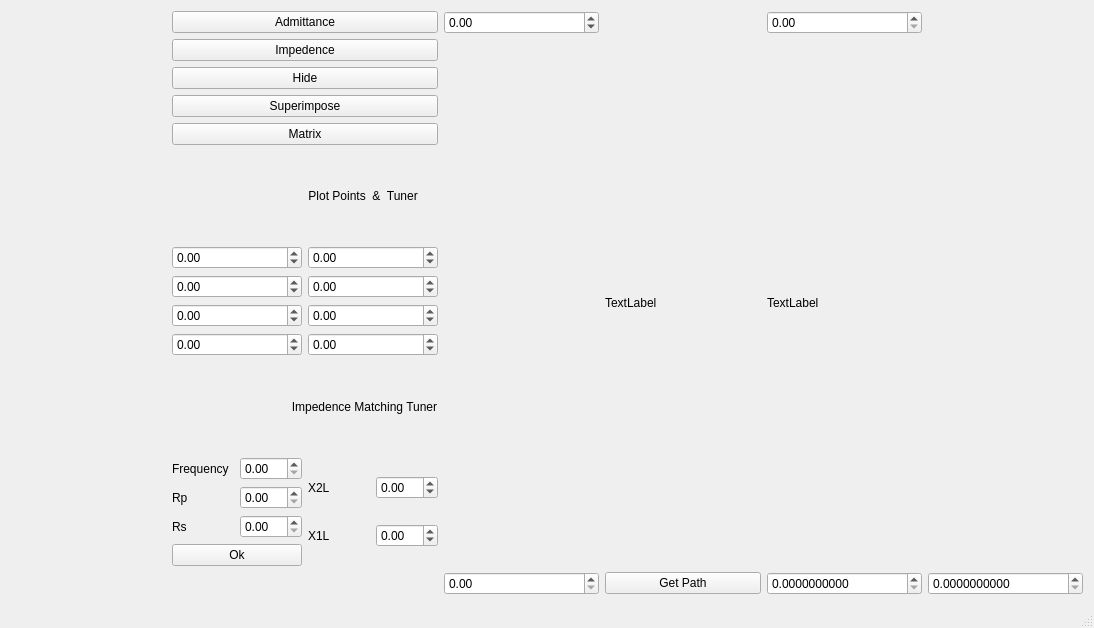
<?xml version="1.0" encoding="UTF-8"?>
<ui version="4.0">
 <class>MainWindow</class>
 <widget class="QMainWindow" name="MainWindow">
  <property name="geometry">
   <rect>
    <x>0</x>
    <y>0</y>
    <width>1094</width>
    <height>628</height>
   </rect>
  </property>
  <property name="windowTitle">
   <string>MainWindow</string>
  </property>
  <widget class="QWidget" name="centralWidget">
   <layout class="QGridLayout" name="gridLayout">
    <item row="0" column="0" rowspan="3">
     <widget class="RenderArea" name="renderArea" native="true"/>
    </item>
    <item row="0" column="1" rowspan="2">
     <layout class="QVBoxLayout" name="verticalLayout_7">
      <item>
       <layout class="QVBoxLayout" name="verticalLayout_6">
        <item>
         <layout class="QVBoxLayout" name="verticalLayout">
          <item>
           <widget class="QPushButton" name="btnImaginary">
            <property name="text">
             <string>Admittance</string>
            </property>
           </widget>
          </item>
          <item>
           <widget class="QPushButton" name="btnReal">
            <property name="text">
             <string>Impedence</string>
            </property>
           </widget>
          </item>
          <item>
           <widget class="QPushButton" name="pushButton_2">
            <property name="text">
             <string>Hide</string>
            </property>
           </widget>
          </item>
          <item>
           <widget class="QPushButton" name="btnSuperimpose">
            <property name="text">
             <string>Superimpose</string>
            </property>
           </widget>
          </item>
         </layout>
        </item>
        <item>
         <widget class="QPushButton" name="pushButton_3">
          <property name="text">
           <string>Matrix</string>
          </property>
         </widget>
        </item>
       </layout>
      </item>
      <item>
       <widget class="QLabel" name="label">
        <property name="text">
         <string>                                         Plot Points  &amp;  Tuner</string>
        </property>
       </widget>
      </item>
      <item>
       <layout class="QHBoxLayout" name="horizontalLayout">
        <item>
         <layout class="QVBoxLayout" name="verticalLayout_2">
          <item>
           <widget class="QDoubleSpinBox" name="doubleSpinBox">
            <property name="minimum">
             <double>-99.000000000000000</double>
            </property>
           </widget>
          </item>
          <item>
           <widget class="QDoubleSpinBox" name="doubleSpinBox_3">
            <property name="minimum">
             <double>-99.000000000000000</double>
            </property>
           </widget>
          </item>
          <item>
           <widget class="QDoubleSpinBox" name="doubleSpinBox_5">
            <property name="minimum">
             <double>-99.000000000000000</double>
            </property>
           </widget>
          </item>
          <item>
           <widget class="QDoubleSpinBox" name="doubleSpinBox_7">
            <property name="minimum">
             <double>-99.000000000000000</double>
            </property>
           </widget>
          </item>
         </layout>
        </item>
        <item>
         <layout class="QVBoxLayout" name="verticalLayout_3">
          <item>
           <widget class="QDoubleSpinBox" name="doubleSpinBox_2">
            <property name="minimum">
             <double>-99.000000000000000</double>
            </property>
           </widget>
          </item>
          <item>
           <widget class="QDoubleSpinBox" name="doubleSpinBox_4">
            <property name="minimum">
             <double>-99.000000000000000</double>
            </property>
           </widget>
          </item>
          <item>
           <widget class="QDoubleSpinBox" name="doubleSpinBox_6">
            <property name="minimum">
             <double>-99.000000000000000</double>
            </property>
           </widget>
          </item>
          <item>
           <widget class="QDoubleSpinBox" name="doubleSpinBox_8">
            <property name="minimum">
             <double>-99.000000000000000</double>
            </property>
           </widget>
          </item>
         </layout>
        </item>
       </layout>
      </item>
      <item>
       <widget class="QLabel" name="label_7">
        <property name="text">
         <string>                                    Impedence Matching Tuner</string>
        </property>
       </widget>
      </item>
      <item>
       <layout class="QHBoxLayout" name="horizontalLayout_7">
        <item>
         <layout class="QVBoxLayout" name="verticalLayout_5">
          <item>
           <layout class="QHBoxLayout" name="horizontalLayout_3">
            <item>
             <widget class="QLabel" name="label_2">
              <property name="text">
               <string>Frequency</string>
              </property>
             </widget>
            </item>
            <item>
             <widget class="QDoubleSpinBox" name="frequency"/>
            </item>
           </layout>
          </item>
          <item>
           <layout class="QHBoxLayout" name="horizontalLayout_4">
            <item>
             <widget class="QLabel" name="label_4">
              <property name="text">
               <string>Rp</string>
              </property>
             </widget>
            </item>
            <item>
             <widget class="QDoubleSpinBox" name="rp"/>
            </item>
           </layout>
          </item>
          <item>
           <layout class="QHBoxLayout" name="horizontalLayout_2">
            <item>
             <widget class="QLabel" name="label_3">
              <property name="text">
               <string>Rs</string>
              </property>
             </widget>
            </item>
            <item>
             <widget class="QDoubleSpinBox" name="rs"/>
            </item>
           </layout>
          </item>
          <item>
           <widget class="QPushButton" name="pushButton_4">
            <property name="text">
             <string>Ok</string>
            </property>
           </widget>
          </item>
         </layout>
        </item>
        <item>
         <layout class="QVBoxLayout" name="verticalLayout_4">
          <item>
           <layout class="QHBoxLayout" name="horizontalLayout_5">
            <item>
             <widget class="QLabel" name="label_5">
              <property name="text">
               <string>X2L</string>
              </property>
             </widget>
            </item>
            <item>
             <widget class="QDoubleSpinBox" name="X2L">
              <property name="minimum">
               <double>-99.000000000000000</double>
              </property>
             </widget>
            </item>
           </layout>
          </item>
          <item>
           <layout class="QHBoxLayout" name="horizontalLayout_6">
            <item>
             <widget class="QLabel" name="label_6">
              <property name="text">
               <string>X1L</string>
              </property>
             </widget>
            </item>
            <item>
             <widget class="QDoubleSpinBox" name="X1L">
              <property name="minimum">
               <double>-99.000000000000000</double>
              </property>
             </widget>
            </item>
           </layout>
          </item>
         </layout>
        </item>
       </layout>
      </item>
     </layout>
    </item>
    <item row="0" column="2">
     <widget class="QDoubleSpinBox" name="Zinput">
      <property name="minimum">
       <double>-99.000000000000000</double>
      </property>
      <property name="maximum">
       <double>9999.000000000000000</double>
      </property>
     </widget>
    </item>
    <item row="0" column="4">
     <widget class="QDoubleSpinBox" name="ZinputY">
      <property name="maximum">
       <double>9999.000000000000000</double>
      </property>
     </widget>
    </item>
    <item row="1" column="3">
     <widget class="QLabel" name="Lvalue">
      <property name="text">
       <string>TextLabel</string>
      </property>
     </widget>
    </item>
    <item row="1" column="4">
     <widget class="QLabel" name="Cvalue">
      <property name="text">
       <string>TextLabel</string>
      </property>
     </widget>
    </item>
    <item row="2" column="2">
     <widget class="QDoubleSpinBox" name="frequency2">
      <property name="maximum">
       <double>9999.000000000000000</double>
      </property>
     </widget>
    </item>
    <item row="2" column="4">
     <widget class="QDoubleSpinBox" name="Inductance">
      <property name="decimals">
       <number>10</number>
      </property>
      <property name="minimum">
       <double>0.000000000000000</double>
      </property>
      <property name="maximum">
       <double>99.989999999999995</double>
      </property>
      <property name="singleStep">
       <double>0.100000000000000</double>
      </property>
     </widget>
    </item>
    <item row="2" column="5">
     <widget class="QDoubleSpinBox" name="Capacitance">
      <property name="decimals">
       <number>10</number>
      </property>
      <property name="singleStep">
       <double>0.000010000000000</double>
      </property>
     </widget>
    </item>
    <item row="2" column="3">
     <widget class="QPushButton" name="btn_path">
      <property name="text">
       <string>Get Path</string>
      </property>
     </widget>
    </item>
   </layout>
   <zorder>renderArea</zorder>
   <zorder></zorder>
   <zorder>Zinput</zorder>
   <zorder>ZinputY</zorder>
   <zorder>frequency2</zorder>
   <zorder>Inductance</zorder>
   <zorder>Lvalue</zorder>
   <zorder>Cvalue</zorder>
   <zorder>Capacitance</zorder>
   <zorder>btn_path</zorder>
  </widget>
  <widget class="QStatusBar" name="statusBar"/>
 </widget>
 <layoutdefault spacing="6" margin="11"/>
 <customwidgets>
  <customwidget>
   <class>RenderArea</class>
   <extends>QWidget</extends>
   <header>renderarea.h</header>
   <container>1</container>
  </customwidget>
 </customwidgets>
 <resources/>
 <connections/>
</ui>
